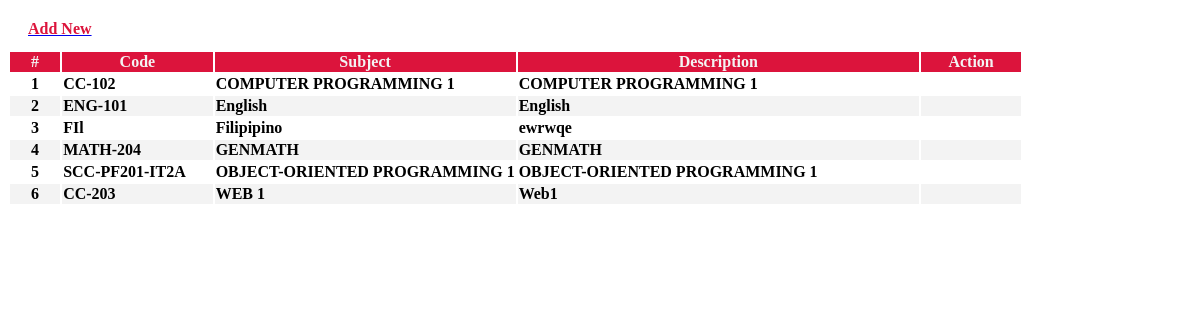
The page /admin/subject_list.php on the database its author committed.
### tables this page shows
CREATE TABLE `subject_list` (
  `id` int(30) NOT NULL,
  `code` varchar(50) NOT NULL,
  `subject` text NOT NULL,
  `description` text NOT NULL
);

### admin/subject_list.php (the view, shortened to what this page needs)
<?php include 'db_connect.php' ?>
<div class="col-lg-12">
    <div class="card card-outline card-primary">
        <div class="card-header">
            <div class="card-tools">
                <a class="btn btn-block btn-sm btn-default btn-flat border-primary new_subject" href="javascript:void(0)">
                    <i class="fa fa-plus"></i> <span style="color: #dc143c; font-weight: bold;">Add New</span>
                </a>
            </div>
        </div>
        <div class="card-body">
        <table class="table tabe-hover table-bordered styled-table" id="list">
                <colgroup>
                    <col width="5%">
                    <col width="15%">
                    <col width="30%">
                    <col width="40%">
                    <col width="15%">
                </colgroup>
                <thead>
                    <tr>
                        <th class="text-center">#</th>
                        <th>Code</th>
                        <th>Subject</th>
                        <th>Description</th>
                        <th>Action</th>
                    </tr>
                </thead>
                <tbody>
                    <?php
                    $i = 1;
                    $qry = $conn->query("SELECT * FROM subject_list ORDER BY subject ASC ");
                    while($row = $qry->fetch_assoc()):
                    ?>
                    <tr>
                        <th class="text-center"><?php echo $i++ ?></th>
                        <td><b><?php echo $row['code'] ?></b></td>
                        <td><b><?php echo $row['subject'] ?></b></td>
                        <td><b><?php echo $row['description'] ?></b></td>
                        <td class="text-center">
                        <div class="btn-group">
                                    <button type="button" class="btn btn-danger btn-flat delete_subject" data-id="<?php echo $row['id'] ?>">
                                    </button>
                                </div>
                        </td>
                    </tr>
                    <?php endwhile; ?>
                </tbody>
            </table>
        </div>
    </div>
</div>

### admin/subject_list.php (style rules this page uses)
.styled-table tbody tr { border-bottom: 1px solid #dddddd; }
.styled-table tbody tr:nth-of-type(even) { background-color: #f3f3f3; }
.styled-table tbody tr:last-of-type { border-bottom: 2px solid #009879; }
.card-primary.card-outline { border-top: none; }
thead th { background-color: #dc143c; color: #f3f3f3; font-weight: bold; }
.card-header { background-color: transparent; border-bottom: none; padding: .75rem 1.25rem; position: relative; border-top-left-radius: .25rem; border-top-right-radius: .25rem; }
.btn-danger { color: red; background-color: transparent; border: none; }

### rows shown on the page
subject_list: code "CC-102", subject "COMPUTER PROGRAMMING 1", description "COMPUTER PROGRAMMING 1"
subject_list: code "ENG-101", subject "English", description "English"
subject_list: code "FIl", subject "Filipipino", description "ewrwqe"
subject_list: code "MATH-204", subject "GENMATH", description "GENMATH"
subject_list: code "SCC-PF201-IT2A", subject "OBJECT-ORIENTED PROGRAMMING 1", description "OBJECT-ORIENTED PROGRAMMING 1"
subject_list: code "CC-203", subject "WEB 1", description "Web1"
